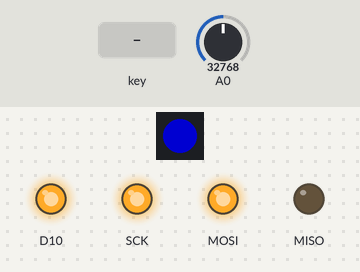
This program was run on a simulated CircuitPython board. Parts: 1 RGB LEDs in strip order, left to right, output pins drawn as LEDs (lit = HIGH). The inputs (shaded band) are chosen by the test bench; at power-on: A0 = 32768 (analog values on the 0–65535 scale). Dim RGB values are drawn brighter than linear; USB keyboard and mouse output is not drawn; what the program prints to the serial console is not drawn.

Above: at 0.01 s.
At 1.5 s:
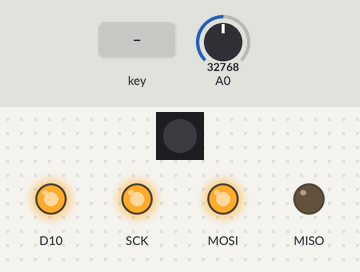
1.6 s: key number 0 pressed for 0.2 s
Timing chart, 0 to 4.6 s (numbered marks = the images above; inputs shaded):
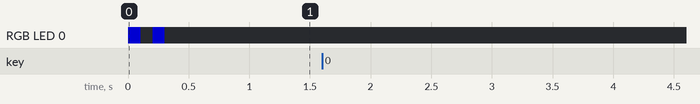

The program:

main.py
```python
import board # type: ignore
import keypad  # type: ignore
import busio # type: ignore
import displayio # type: ignore

# lib imports
import neopixel # type: ignore
import usb_hid  # type: ignore
from adafruit_hid.consumer_control import ConsumerControl # type: ignore
from adafruit_hid.keyboard import Keyboard  # type: ignore
from adafruit_hid.mouse import Mouse  # type: ignore
from adafruit_hid.keyboard_layout_us import KeyboardLayoutUS # type: ignore

# local imports
from config import MATRIX_ACTIONS, ANALOG_ACTIONS, DISPLAY_CONFIG
from functions import start_up_blink
from analog_signal_processor import AnalogSignalProcessor
if DISPLAY_CONFIG["present"]:
    from ssd1306_display import ssd1306_display as display


displayio.release_displays()

matrix = keypad.KeyMatrix([board.D0, board.D1, board.D2, board.D3, board.D4], [board.D5, board.D6, board.D7, board.D8])   # https://docs.circuitpython.org/en/latest/shared-bindings/keypad/index.html#keypad.KeyMatrix
pixels = neopixel.NeoPixel(board.NEOPIXEL, 1)   # https://learn.adafruit.com/adafruit-kb2040/neopixel-led
cc = ConsumerControl(usb_hid.devices)
kbd = Keyboard(usb_hid.devices)
layout = KeyboardLayoutUS(kbd)
mouse = Mouse(usb_hid.devices)
if DISPLAY_CONFIG["present"]:
    i2c = busio.I2C(board.A3, board.A2)     # https://docs.circuitpython.org/en/latest/shared-bindings/busio/index.html
    my_display = display(i2c, 0x3C, DISPLAY_CONFIG)


if DISPLAY_CONFIG["present"]:
    my_display.render_text("Hello World!", 28, DISPLAY_CONFIG["HEIGHT"] // 2 - 1)
    # my_display.render_image("./test.bmp")

CHANNELS = []   # list of channels to be scanned
for key in ANALOG_ACTIONS.keys():
    CHANNELS.append(key)

my_analog = AnalogSignalProcessor(board.A0, (board.D10, board.MOSI, board.MISO, board.SCK), CHANNELS, 4)

print("Starting main loop")
start_up_blink(pixels)
while True:
    # scan the keypad matrix
    key_event = matrix.events.get()

    if key_event and key_event.pressed:
        key_action = MATRIX_ACTIONS.get(key_event.key_number, False)
        if key_action:
            key_action(cc, kbd, layout) # type: ignore
        else:
            print(f"WARNING!  -  Key {key_event.key_number} not configured")


    #region Analog Read
    for channel in CHANNELS:
        my_analog.set_channel(channel)
        current_value = my_analog.read_analog()

        # process the new reading
        smoothed_value = my_analog.process_new_reading(channel, current_value)
        current_step = my_analog.calculate_current_step(channel, smoothed_value)

        # check if the step has changed
        if my_analog.channel_state[channel] == current_step:
            continue

        # if the step has changed, perform the action
        increased = my_analog.channel_state[channel] < current_step
        current_step_number = my_analog.__channel_settings[channel]["steps"] - int(current_step / my_analog.__channel_settings[channel]["step_size"])
        ANALOG_ACTIONS[channel][increased](cc, kbd, mouse, current_step_number)

        # update the channel state
        my_analog.channel_state[channel] = current_step
    #endregion
```

config.py
```python
from adafruit_hid.consumer_control_code import ConsumerControlCode # type: ignore
from adafruit_hid.keycode import Keycode # type: ignore
from micropython import const # type: ignore

# config for the matrix keys
MATRIX_ACTIONS = {
    1: lambda cc, kbd, layout: cc.send(ConsumerControlCode.MUTE), # send consumer control code
    2: lambda cc, kbd, layout: kbd.send(Keycode.CONTROL, Keycode.ALT, Keycode.SHIFT, Keycode.PAGE_DOWN), # press key combination
    3: lambda cc, kbd, layout: layout.write("Hello, World!"), # write a string
}

# config for the analog modules
ANALOG_ACTIONS = {
    11: {
        True: lambda cc, kbd, mouse: cc.send(ConsumerControlCode.VOLUME_DECREMENT),
        False: lambda cc, kbd, mouse: cc.send(ConsumerControlCode.VOLUME_INCREMENT),
        "steps": 18, # number of segments
        "type": "rotational", # doesn't do anything yet (don't tell anyone :) )
    },
}

DISPLAY_CONFIG = {
    "present": const(False),
    "WIDTH": const(128),
    "HEIGHT": const(32),
}

# I guessed this number, it's the threshold for the analog signal used in the moving average filter
ANALOG_THRESHOLD = const(100)
```

functions.py
```python
import gc
import os
import time
import microcontroller # type: ignore

def set_digital_pin(pin: digitalio.DigitalInOut, value: bool) -> None: # type: ignore
    pin.value = value

def log_cpu_info() -> None:
    """
    Logs CPU information to the console.

    This function prints the CPU frequency, temperature, and voltage to the console.
    """

    CPUS = microcontroller.cpus

    for cpu in CPUS:
        print("CPU frequency: " + str(cpu.frequency))
        print("Temperature: " + str(cpu.temperature))
        print("Voltage: " + str(cpu.voltage))
        print()

def print_storage_info():
    """
    Prints storage information to the console.
    """
    s = os.statvfs('/')
    total_space = s[0] * s[2]
    free_space = s[0] * s[3]
    used_space = total_space - free_space

    print('Total storage: ', total_space)
    print('Used storage: ', used_space)
    print('Free storage: ', free_space)


def print_ram_info():
    """
    Prints RAM information to the console.
    """
    gc.collect()  # run the garbage collector to free up as much RAM as possible
    total_ram = gc.mem_alloc() + gc.mem_free() # type: ignore
    used_ram = gc.mem_alloc() # type: ignore
    free_ram = gc.mem_free() # type: ignore

    print('Total RAM: ', total_ram)
    print('Used RAM: ', used_ram)
    print('Free RAM: ', free_ram)

def set_neopixel_color(pixel: neopixel.NeoPixel, color: tuple[int, int, int]) -> None: # type: ignore
    """
    Sets the color of the neopixel.

    This function takes a neopixel object and a tuple of RGB values and sets the color of the neopixel to the specified color.

    Parameters
    ----------
        pixel (neopixel.NeoPixel): The neopixel object to set the color of.
        color (Tuple[int, int, int]): A tuple of RGB values representing the color to set the neopixel to.

    """
    pixel.fill(color)

def start_up_blink(pixel: neopixel.NeoPixel): # type: ignore
    """
    Blinks the neopixel on startup.

    This function blinks the neopixel on startup to indicate that the device is ready to use.

    Parameters
    ----------
        pixel (neopixel.NeoPixel): The neopixel object to blink.
    """
    set_neopixel_color(pixel, (0, 0, 120))
    time.sleep(0.1)
    set_neopixel_color(pixel, (0, 0, 0))
    time.sleep(0.1)
    set_neopixel_color(pixel, (0, 0, 120))
    time.sleep(0.1)
    set_neopixel_color(pixel, (0, 0, 0))
```

analog_signal_processor.py
```python
import digitalio # type: ignore
from micropython import const # type: ignore
from analogio import AnalogIn # type: ignore

#local imports
from functions import set_digital_pin
from config import ANALOG_ACTIONS, ANALOG_THRESHOLD

class AnalogSignalProcessor:
    def __init__(self, analog_pin: microcontroller.Pin, mpc_pins: tuple[microcontroller.Pin, microcontroller.Pin, microcontroller.Pin, microcontroller.Pin],channels_to_scan: list, window_size:int = 5) -> None: # type: ignore
        self.__analog_pin = AnalogIn(analog_pin)
        self.__mpc_pins = const(self.set_up_pins_for_mpc(mpc_pins))
        self.__channel_settings = ANALOG_ACTIONS
        self.__channels_to_scan = channels_to_scan

        self.channel_state = [0 for _ in range(0, 16)]
        self.window_size = window_size
        self.analog_values = [[] for _ in range(0, 16)]  # list of past readings for each channel

        # calculate step size for each channel
        for channel in self.__channels_to_scan:
            self.__channel_settings[channel]["step_size"] = self.calculate_step_size(channel)

        # fill the analog values with initial values
        self.fill_analog_values()

        # calculate the initial step for each channel
        for channel in self.__channels_to_scan:
            moving_average = sum(self.analog_values[channel]) / len(self.analog_values[channel])
            self.channel_state[channel] = round(moving_average / self.__channel_settings[channel]["step_size"]) * self.__channel_settings[channel]["step_size"]

    def set_up_pins_for_mpc(self, mpc_pins: tuple[microcontroller.Pin, microcontroller.Pin, microcontroller.Pin, microcontroller.Pin]) -> tuple[digitalio.DigitalInOut]: # type: ignore
        """
        Sets up the specified pins for the analog multiplexer.

        This function takes a tuple of Pin objects, sets each one as a digital output pin, and returns a tuple of the configured pins.

        Parameters
        ----------
            mpc_pins (tuple[Pin]): A tuple of Pin objects to be set up for the multiplexer.

            !!! note
                The number of pins must be exactly 4.

                Pins must be in order from least significant bit to most significant bit.

        Returns
        -------
            tuple[DigitalInOut]: A tuple of DigitalInOut objects corresponding to the pins that have been set up.

        """


        output_pins = tuple(digitalio.DigitalInOut(pin) for pin in mpc_pins)
        for pin in output_pins:
            pin.direction = digitalio.Direction.OUTPUT

        return output_pins

    def calculate_step_size(self, channel: int) -> int:
        """
        Calculates the step size for a given channel.

        This function takes a channel number and returns the step size for that channel.

        Parameters
        ----------
            channel (int): The channel number for which to calculate the step size.

        Returns
        -------
            int: The step size for the specified channel.

        """

        return int(65535 / self.__channel_settings[channel]["steps"])

    def log_values(self) -> None:
        """
        Logs the current values to the console.

        This function reads the current values of the multiplexer and prints them to the console.
        """
        for channel in self.__channels_to_scan:
            print(f"Channel {channel}: {self.analog_values[channel]}")

    def set_channel(self, channel: int) -> None:
        """
        Sets the channel for a 4-pin digital output device.

        This function takes an integer representing the channel number, converts it to binary, and sets each of the 4 digital pins to the corresponding binary digit.

        Parameters
        ----------
            channel (int): The channel number to set. Must be between 0 and 15 (inclusive).

        Raises
        ------
            ValueError: If the channel number is not between 0 and 15.
        """

        if not 0 <= channel <= 15:
            raise ValueError("Channel must be between 0 and 15")

        mpc_pins = self.__mpc_pins

        binary_channel = bin(channel)[2:]
        binary_channel = '0' * (4 - len(binary_channel)) + binary_channel
        binary_channel = "".join(reversed(binary_channel))   # Reverse the string

        set_digital_pin(mpc_pins[0], binary_channel[0] == '1')
        set_digital_pin(mpc_pins[1], binary_channel[1] == '1')
        set_digital_pin(mpc_pins[2], binary_channel[2] == '1')
        set_digital_pin(mpc_pins[3], binary_channel[3] == '1')

    def read_analog(self) -> int:
        """
        Reads the analog value from the multiplexer.

        This function reads the analog value from the multiplexer and returns it as an integer.
        """

        # jak dlouho cte signal nez to digitalizuje

        return self.__analog_pin.value

    def fill_analog_values(self) -> None:
        """
        Fills the analog values with initial values.

        This function fills the list of analog values with initial values to prevent false positives on startup.
        """

        for channel in self.__channels_to_scan:
            for i in range(0, self.window_size - 1):
                self.set_channel(channel)
                self.analog_values[channel].append(self.read_analog())

    def calculate_current_step(self, channel: int, current_value: int) -> int:
        """
        Calculates the current step for a given channel.

        This function takes a channel number and a current value, and returns the current step for that channel.

        Parameters
        ----------
            channel (int): The channel number for which to calculate the current step.
            current_value (int): The current value for the specified channel.

        Returns
        -------
            int: The current step for the specified channel.

        """

        # current_step = (current_value // self.channel_settings[channel]["step_size"]) * self.channel_settings[channel]["step_size"]

        # print("current_value", current_value, "channel_state", self.channel_state[channel], "step_size")
        # print(current_value > (self.channel_state[channel] + self.channel_settings[channel]["step_size"]/2) + ANALOG_THRESHOLD)

        # print("current_value", current_value, "channel_state", self.channel_state[channel], (self.channel_state[channel] + self.channel_settings[channel]["step_size"]/2) - ANALOG_THRESHOLD, (self.channel_state[channel] + self.channel_settings[channel]["step_size"]/2) + ANALOG_THRESHOLD)

        if current_value > (self.channel_state[channel] + self.__channel_settings[channel]["step_size"]/2) + ANALOG_THRESHOLD:
            return self.channel_state[channel] + self.__channel_settings[channel]["step_size"]

        elif current_value < (self.channel_state[channel] - self.__channel_settings[channel]["step_size"]/2) - ANALOG_THRESHOLD:
            return self.channel_state[channel] - self.__channel_settings[channel]["step_size"]

        else:
            return self.channel_state[channel]  # 0 - 65535

    def calculate_joystick_value(self, value: int) -> int:
        """
        Calculates the joystick value for a given channel.

        This function takes a value and returns the calculated joystick value.

        -100 to 100 (% of the maximum joystick movement)

        with 0 being the center (default) position, -100 being the maximum left position, and 100 being the maximum right position.

        Parameters
        ----------
            value (int): The value to calculate the joystick value for.

        Returns
        -------
            int: The calculated joystick value.

        """

        # Shift the range from [0, 65535] to [-32768, 32767]
        shifted_value = value - 32768

        # Scale the range from [-32768, 32767] to [-100, 100]
        scaled_value = shifted_value / 327.68

        # Apply an exponential scale
        exponent = 2  # Adjust this value as needed
        sign = -1 if scaled_value < 0 else 1  # Store the sign of the value
        exponential_value = sign * (abs(scaled_value) / 100) ** exponent * 100

        return int(exponential_value)

    def range_map(self, value:int, in_min=0 , in_max=65535, out_min=-127, out_max=127, deadzone_threshold=5) -> int:
        """
        Maps a value from one range to another.

        This function takes a value and maps it from one range to another.

        Parameters
        ----------
            x (int): The value to map.
            in_min (int): The lower bound of the input range.
            in_max (int): The upper bound of the input range.
            out_min (int): The lower bound of the output range.
            out_max (int): The upper bound of the output range.
            deadzone_threshold (int): The threshold for the joystick deadzone.

        Returns
        -------
            int: The mapped value.

        """
        # Map the value from the input range to the output range
        mapped_value = (value - in_min) * (out_max - out_min) // (in_max - in_min) + out_min

        # If the mapped value is within the deadzone, return the center value
        if abs(mapped_value) < deadzone_threshold:
            return 0

        return mapped_value

    def process_new_reading(self, channel: int, current_value: int) -> int:
        """
        Processes a new reading for a given channel.

        This function takes a channel number and a current value and processes the new reading for that channel. Filters out noise and returns the smoothed value.

        Parameters
        ----------
            channel (int): The channel number for which to process the new reading.
            current_value (int): The current value for the specified channel.

        Returns
        -------
            int: The smoothed value for the specified channel.

        """

        # Add the current reading to the list of recent readings for this channel
        self.analog_values[channel].append(current_value)

        # If we have more than N readings, remove the oldest one
        if len(self.analog_values[channel]) > self.window_size:
            self.analog_values[channel].pop(0)

        # Calculate the moving average of the recent readings
        moving_average = int(sum(self.analog_values[channel]) / len(self.analog_values[channel]))

        return moving_average
```

Measured:
- after the input at 1.6 s, every drawn part: stays the same
